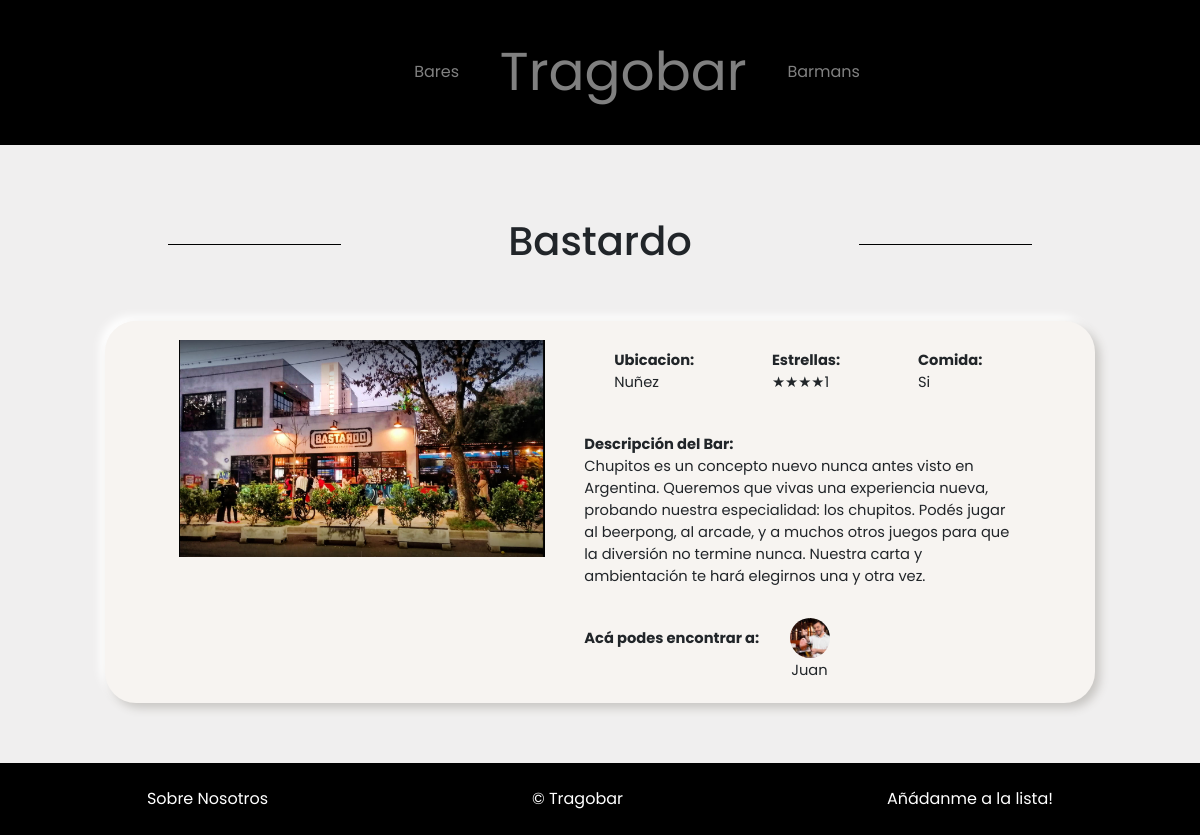
The page /bar.php?id=1 on the database its author committed.
### tables this page shows
CREATE TABLE `bar` (
  `id_bar` int(10) UNSIGNED NOT NULL,
  `name` varchar(255) DEFAULT NULL,
  `localidad` varchar(255) DEFAULT NULL,
  `estrellas` varchar(255) DEFAULT NULL,
  `comida` varchar(255) NOT NULL,
  `descripcion` varchar(10000) DEFAULT NULL,
  `img` varchar(255) DEFAULT NULL,
  `intro` varchar(255) DEFAULT NULL
);

CREATE TABLE `barman` (
  `id_barman` int(10) UNSIGNED NOT NULL,
  `nombre` varchar(100) NOT NULL,
  `apellido` varchar(100) NOT NULL,
  `edad` int(10) UNSIGNED NOT NULL,
  `descripcion` varchar(255) DEFAULT NULL,
  `especialidad` varchar(100) DEFAULT NULL,
  `imgs` varchar(255) DEFAULT NULL
);

### bar.php (the view)
<?php
    require 'parciales/header.php';
    $consulta_barman = 'SELECT * FROM barman';
    $resultados_barman = mysqli_query($conexionDB, $consulta_barman);
    $id = $_GET['id'];
    $consulta = 'SELECT * from bar where id_bar='.$id;
    $resultado = mysqli_query($conexionDB, $consulta);
    $bar = mysqli_fetch_row($resultado);
    $id_bar = $bar[0];
    $estrellas = $bar[3];
?>
    <div class="container-fluid" id="bar">
        <div class="d-flex justify-content-between titulo">
            <hr class="align-self-center">
            <h1><?= $bar[1]?></h1>
            <hr class="align-self-center">
        </div>
        <article class="row info-bar-extend justify-content-center">
            <div class="col-sm-12 col-md-5">
                <img class="img-fluid" src="<?="img/".$bar[6]?>" alt="<?= $bar[1]?>">
            </div>
            <div class="col-sm-12 col-md-6">
                <div class="d-flex justify-content-around">
                    <p class="upper"><b>Ubicacion:</b><br> <?= $bar [2]?> </p>
                    <p><b>Estrellas:</b><br> <?= require "parciales/estrellas.php" ?></p>
                    <p class="upper"><b>Comida:</b><br> <?= $bar [4]?></p>
                </div>
                <p><b>Descripción del Bar:</b><br> <?= $bar[5]?></p>
                <?php require "parciales/bar_tiene_barmans.php"; ?>
            </div>
        </article>
    </div>
<?php
require 'parciales/footer.php';
?>

### parciales/bar_tiene_barmans.php
<?php
    $consulta_enlace = 'SELECT * FROM barman_trabaja_bar WHERE id_bar='.$id_bar;
    $resultados_especificos = mysqli_query($conexionDB, $consulta_enlace);
    ?>
    <div class="d-flex circulitos-barmans justify-content-evenly">
        <p><b>Acá podes encontrar a:</b>
        <?php
            foreach($resultados_especificos as $barman_especifico){
                foreach($resultados_barman as $barman){
                    if ($barman_especifico['id_barman'] == $barman['id_barman']) { ?>
                        <div class="d-flex flex-column cont-chiquito">
                            <img class="img-fluid rounded-circle"
                            width="40px"
                            src="<?="img/".$barman['imgs']?>"
                            alt="<?=$barman['nombre']." ".$barman['apellido']?>">
                            <p><?= $barman['nombre']; ?></p>
                        </div>
        <?php       }
                }
        }
    ?>
    </div>

### css/style.css (style rules this page uses)
* { margin: 0; padding: 0; font-family: 'Poppins', sans-serif; }
p { margin: 0; }
.upper { text-transform: capitalize; }
#barmans, #bars, #nosotros, #registro, #bar { background-color: #f0efef; padding: 2% 10% 5% 10%; }
.titulo { margin: 5%; text-align: center; }
.titulo hr { width: 20%; border-top: 1px solid rgba(0, 0, 0, 1); }
.circulitos-barmans { text-align: center; }
.cont-chiquito { margin-left: 5%; }
.info-bar-extend { padding: 2%; border-radius: 31px; background: #f7f4f1; box-shadow: 5px 5px 10px #c8c6c3, -5px -5px 10px #ffffff; }
.info-bar-extend img { padding: 0; }
.info-bar-extend p { text-align: left; padding: 2%; font-size: 11pt; margin-bottom: 5%; }

### rows shown on the page
bar: name "Bastardo", img (picture), localidad "Nuñez", estrellas "4" (drawn), comida "Si", descripcion "Chupitos es un concepto nuevo nunca antes visto en Argentina. Queremos que vivas una experiencia nueva, probando nuestra especialidad: los chupitos. Podés jugar al beerpong, al arcade, y a muchos otros juegos para que la diversión no termine nunca. Nuestra carta y ambientación te hará elegirnos una y otra vez."
barman: imgs (picture), nombre "Juan"

### other values the page prints
require "parciales/estrellas.php" "1"
